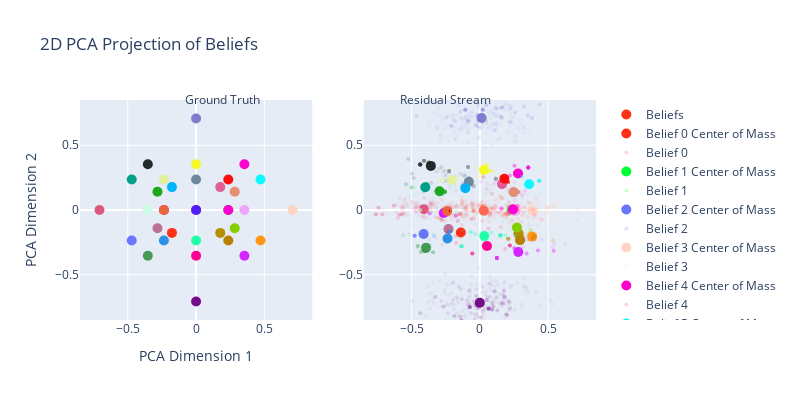

Notebook code cell kept with this figure:
### Code cell
# Transform the ground truth beliefs
beliefs_2d = vis_pca.transform(list(msp_belief_index.keys()))
colors = px.colors.qualitative.Light24 + px.colors.qualitative.Dark24 + px.colors.qualitative.Plotly

# Create a subplot with two scatter plots
fig = make_subplots(rows=1, cols=2, specs=[[{'type': 'scatter'}, {'type': 'scatter'}]])

# Plot the ground truth beliefs on the left
fig.add_trace(go.Scatter(x=beliefs_2d[:, 0], y=beliefs_2d[:, 2],
                         mode='markers',
                         marker=dict(size=10, color=[colors[i] for i in list(msp_belief_index.values())], opacity=1),
                         name=f'Beliefs'),
              row=1, col=1)

# Calculate and plot the centers of mass of the belief predictions on the right
for belief in msp_belief_index.keys():
    b = msp_belief_index[belief]
    relevant_indices = np.where(transformer_input_belief_indices_flattened == b)[0]
    relevant_data = belief_predictions_pca[relevant_indices]
    if len(relevant_data) > 0:
        centers_of_mass = np.mean(relevant_data, axis=0)
        fig.add_trace(go.Scatter(x=[centers_of_mass[0]], y=[centers_of_mass[2]],
                                 mode='markers',
                                 marker=dict(size=10, color=colors[b], opacity=1),
                                 name=f'Belief {b} Center of Mass'),
                      row=1, col=2)
        fig.add_trace(go.Scatter(x=relevant_data[:, 0], y=relevant_data[:, 2],
                                 mode='markers',
                                 marker=dict(size=4, color=colors[b], opacity=.05),
                                 name=f'Belief {b}'),
                      row=1, col=2)

# set x and y lime to -.75 to .75
fig.update_xaxes(range=[-.85, .85], row=1, col=2)
fig.update_yaxes(range=[-.85, .85], row=1, col=2)
fig.update_xaxes(range=[-.85, .85], row=1, col=1)
fig.update_yaxes(range=[-.85, .85], row=1, col=1)
# Update layout
fig.update_layout(title='2D PCA Projection of Beliefs',
                  xaxis_title='PCA Dimension 1', yaxis_title='PCA Dimension 2',
                  width=800, height=400,
                  annotations=[
                      dict(text="Ground Truth", x=0.2, y=1.05, showarrow=False, xref="paper", yref="paper"),
                      dict(text="Residual Stream", x=0.8, y=1.05, showarrow=False, xref="paper", yref="paper")
                  ])
